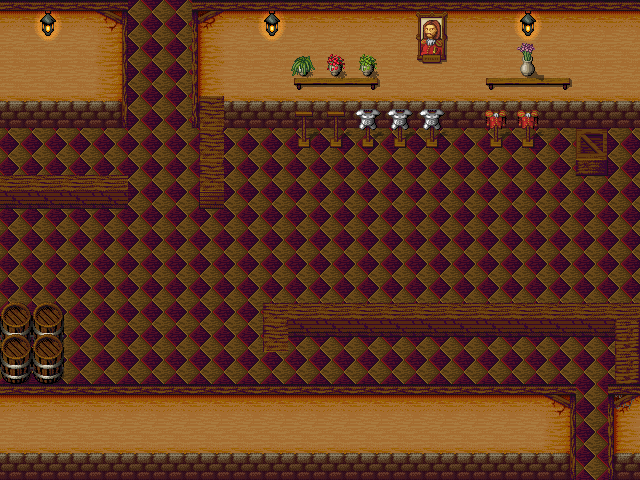

A level layout from a 2D game, rendered from its tile map. Below: a short description, then the map file with tile-grid data replaced by summaries:
An orthogonal 20x15 tile map with 32x32 px tiles, 6 tile layers (base, base, top, top, ...) and 11 objects.

<map version="1.0" orientation="orthogonal" width="20" height="15" tilewidth="32" tileheight="32">
 <tileset firstgid="1" name="tileset" tilewidth="32" tileheight="32">
  <image source="../tileset.png" />
 </tileset>
 <layer name="base" width="20" height="15">
  <data>[300 cells, 300 non-empty, 10 distinct tile ids]</data>
 </layer>
 <layer name="base" width="20" height="15">
  <data>[300 cells, 71 non-empty, 23 distinct tile ids]</data>
 </layer>
 <layer name="top" width="20" height="15">
  <data>[300 cells, 113 non-empty, 13 distinct tile ids]</data>
 </layer>
 <layer name="top" width="20" height="15">
  <data>[300 cells, 12 non-empty, 5 distinct tile ids]</data>
 </layer>
 <objectgroup name="collision" width="20" height="15" visible="0">
  <object name="" x="4" y="165" width="120" height="18" />
  <object name="" x="195" y="98" width="23" height="86" />
  <object name="" x="271" y="297" width="366" height="14" />
  <object name="" x="620" y="320" width="18" height="58" />
  <object name="" x="263" y="293" width="19" height="51" />
  <object name="" x="7" y="326" width="48" height="42" />
  <object name="" x="0" y="0" width="119" height="119" />
  <object name="" x="3" y="393" width="566" height="57" />
  <object name="" x="613" y="391" width="25" height="58" />
  <object name="" x="577" y="131" width="28" height="24" />
  <object name="" x="192" y="7" width="450" height="117" />
 </objectgroup>
 <layer name="base" width="20" height="15">
  <data>[300 cells, 7 non-empty, 3 distinct tile ids]</data>
 </layer>
 <layer name="top" width="20" height="15">
  <data>[300 cells, 10 non-empty, 10 distinct tile ids]</data>
 </layer>
</map>
